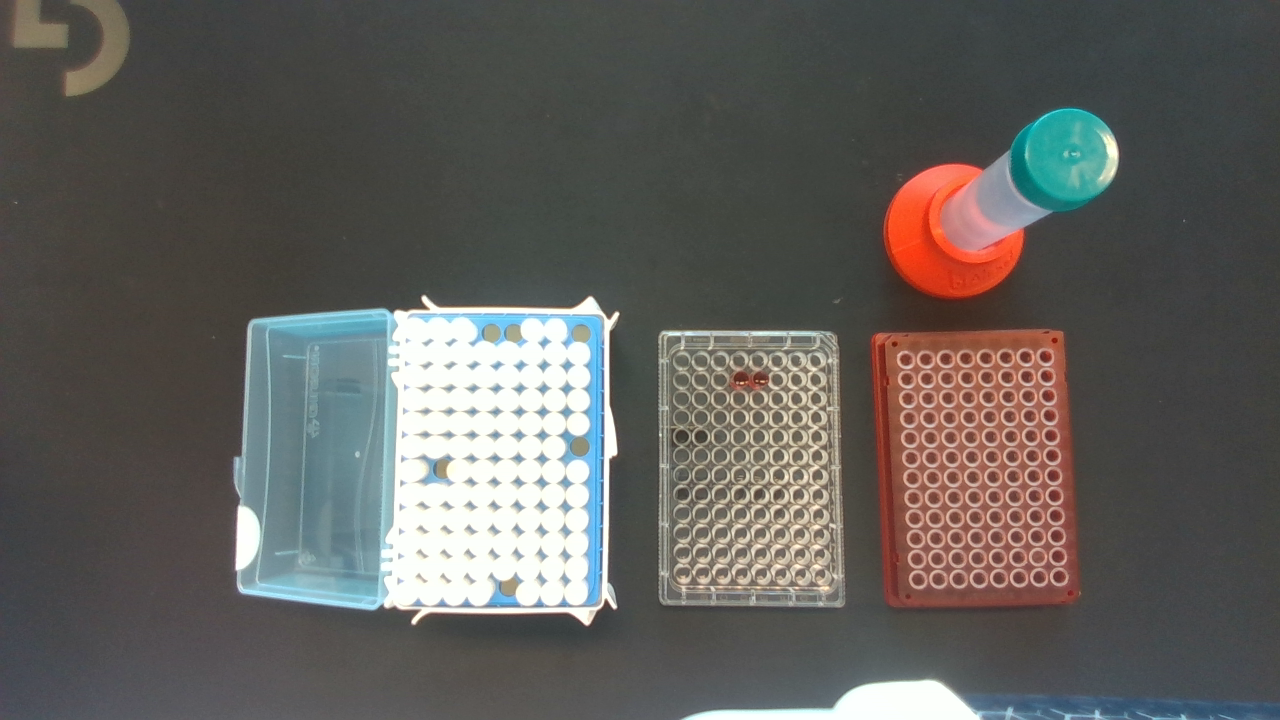
#> input picture MTP/Test5.png, 1280 x 720 px
$ python 5_Bildverschiebung.py
#> lines starting #> are read from the running program, lines starting #| are printed output that depends on the picture
import cv2 as cv
import numpy as np

img = cv.resize(cv.imread('MTP/Test5.png'),(500,500), interpolation= cv.INTER_AREA)
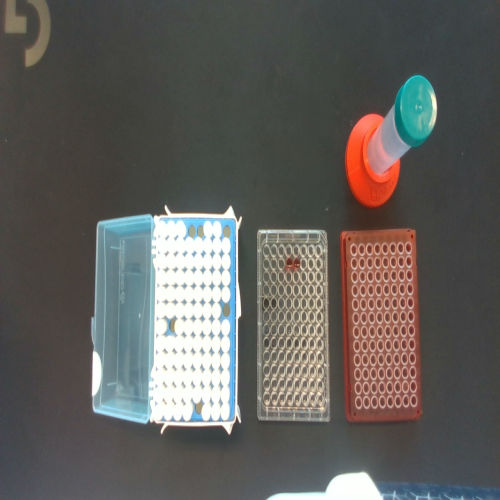
#> img: shape (500, 500, 3); mean B, G, R 92, 95.3, 97.2
cv.imshow('img',img)

#translation
def translate(img, x, y):
#> called with x = -100, y = 100
    transMat = np.float32(([1,0,x],[0,1,y]))
    dimensions = (img.shape[1],img.shape[0])
#> dimensions = (500, 500)
    return cv.warpAffine(img,transMat,dimensions)
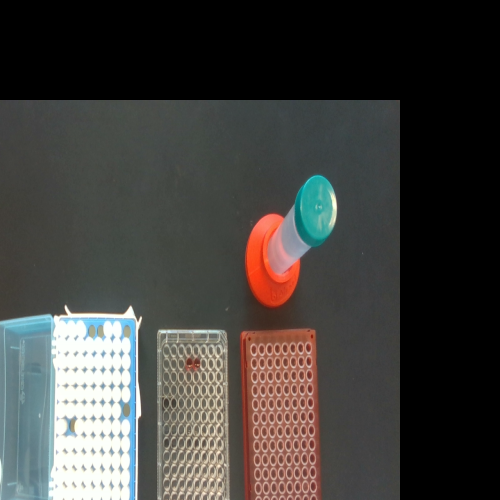
#> returned value: shape (500, 500, 3); mean of channels 0, 1, 2 61.5, 64.3, 65.8; drawn as B, G, R

# -x --> left
# -y --> up
# x --> right
# y --> down

translated = translate(img, -100, 100)
cv.imshow('translated',translated)

#rotation
def rotate(img, angle, rotPoint=None):
#> called with angle = 45
    (height,width)= img.shape[:2]
#> height = 500; width = 500

    if rotPoint is None:
        rotPoint = (width//2,height//2)
#> rotPoint = (250, 250)

    rotMat = cv.getRotationMatrix2D(rotPoint, angle, 1)
    dimensions = (width,height)
#> dimensions = (500, 500)

    return cv.warpAffine(img, rotMat, dimensions)
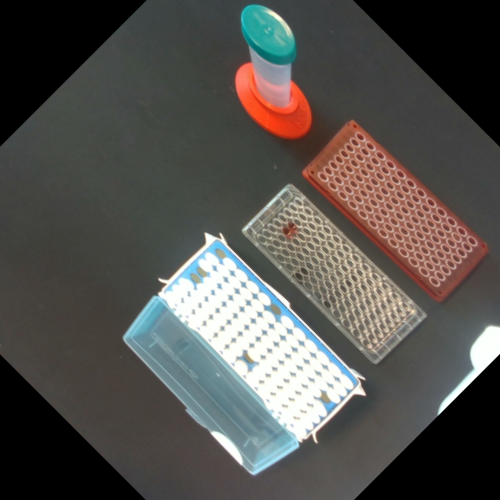
#> returned value: shape (500, 500, 3); mean of channels 0, 1, 2 78.8, 82.4, 84.6; drawn as B, G, R

rotated = rotate(img, 45)
cv.imshow('rotated',rotated)

#Fehler, eher rotate 90
rotated_rotated = rotate(rotated, 315)
#> call 2 of rotate, with angle = 315
#> in rotate (call 2), `return cv.warpAffine(img, rotMat, dimensions)`:
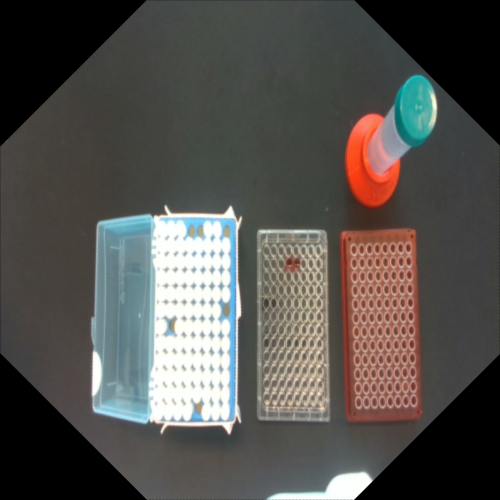
#> returned value: shape (500, 500, 3); mean of channels 0, 1, 2 78.8, 82.3, 84.6; drawn as B, G, R
cv.imshow('rotated_rotated',rotated_rotated)

#flip 0 oder 1
flip = cv.flip(img,-1)
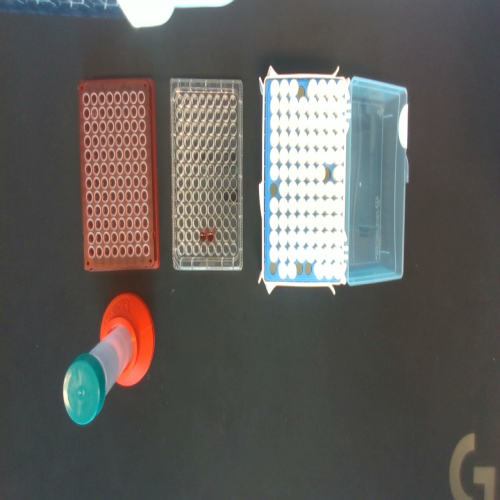
#> flip: shape (500, 500, 3); mean B, G, R 92, 95.3, 97.2
cv.imshow('flip', flip)


cv.waitKey(0)

$ run again, with MTP/Test2.png copied over MTP/Test5.png
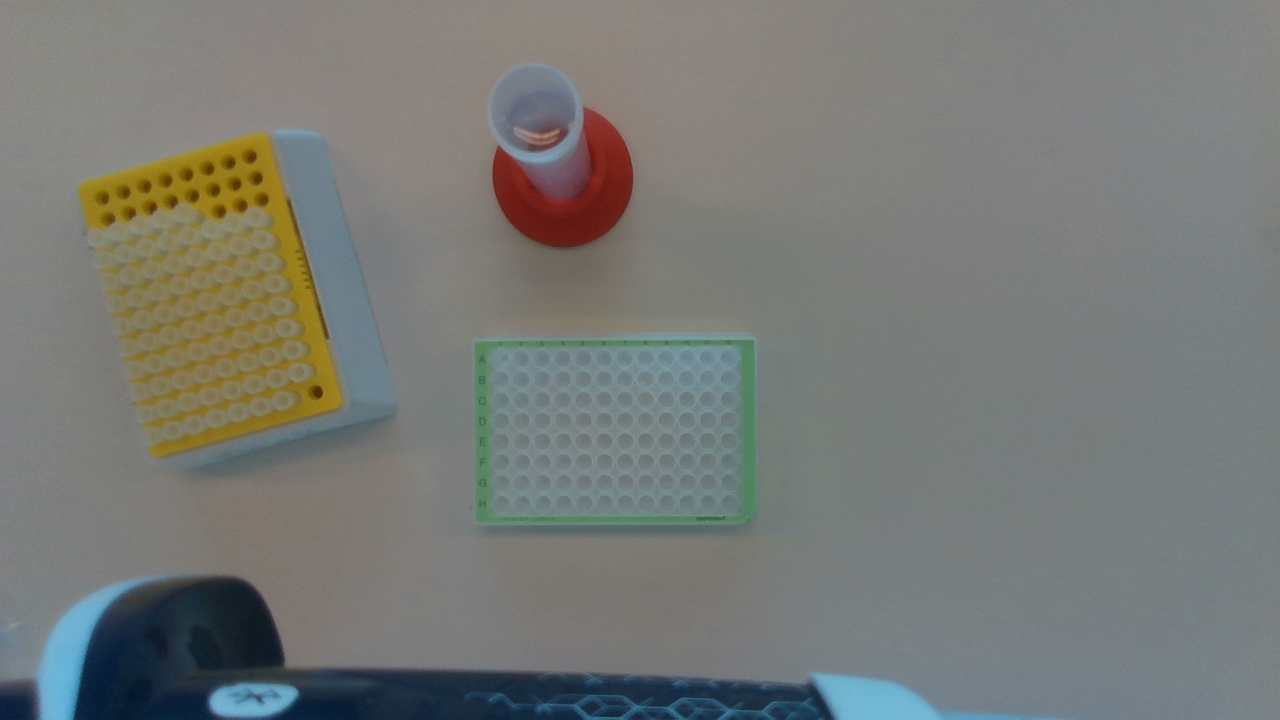
#> input picture MTP/Test2.png, 1280 x 720 px
#> in rotate (call 2), `return cv.warpAffine(img, rotMat, dimensions)`:
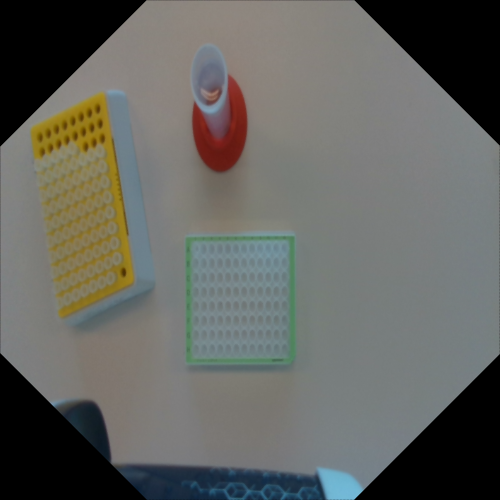
#> returned value: shape (500, 500, 3); mean of channels 0, 1, 2 96.5, 101, 100.1; drawn as B, G, R
#> `flip = cv.flip(img,-1)`:
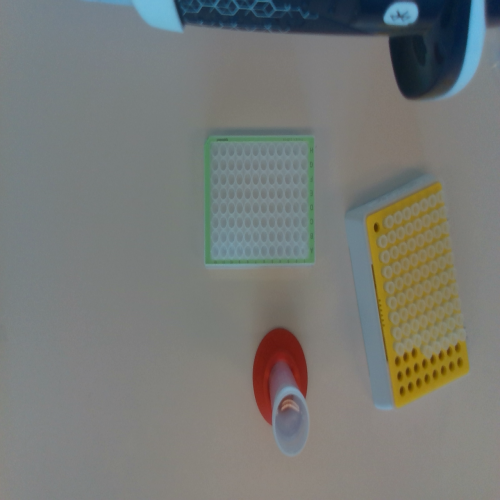
#> flip: shape (500, 500, 3); mean B, G, R 118.1, 121.8, 119.4

$ run again, with MTP/Test3.png copied over MTP/Test5.png
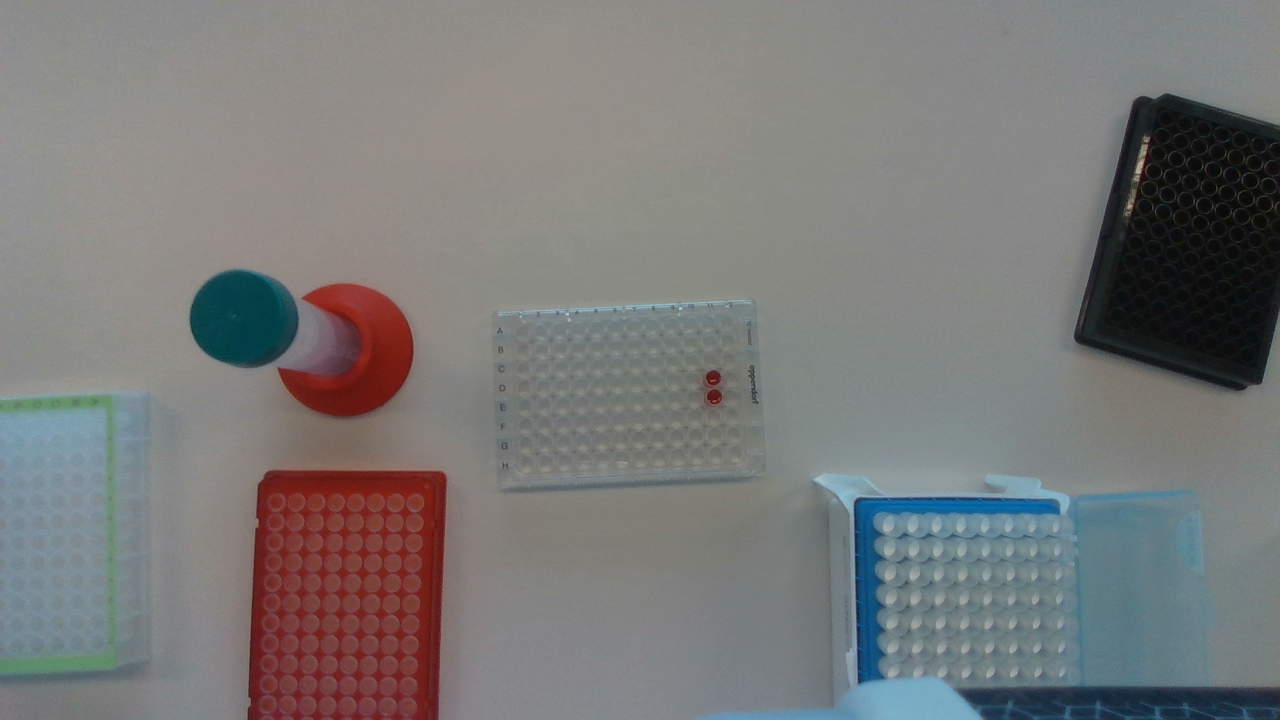
#> input picture MTP/Test3.png, 1280 x 720 px
#> in rotate (call 2), `return cv.warpAffine(img, rotMat, dimensions)`:
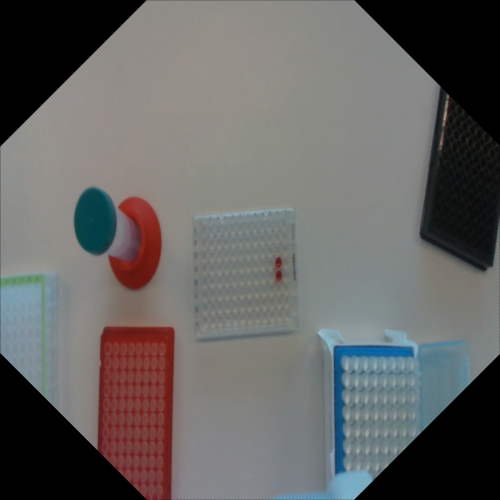
#> returned value: shape (500, 500, 3); mean of channels 0, 1, 2 99.6, 100.7, 102; drawn as B, G, R
#> `flip = cv.flip(img,-1)`:
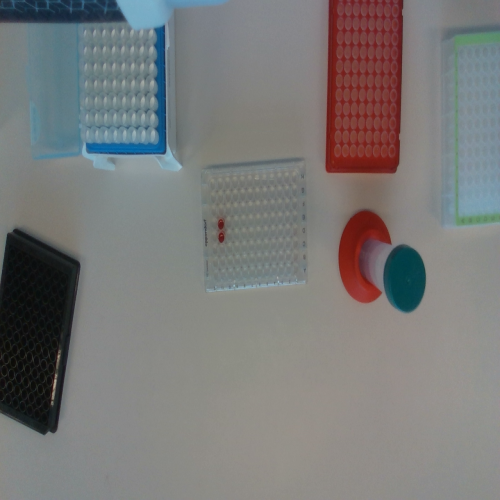
#> flip: shape (500, 500, 3); mean B, G, R 120.7, 121.4, 121.6

$ run again, with MTP/Test4.png copied over MTP/Test5.png
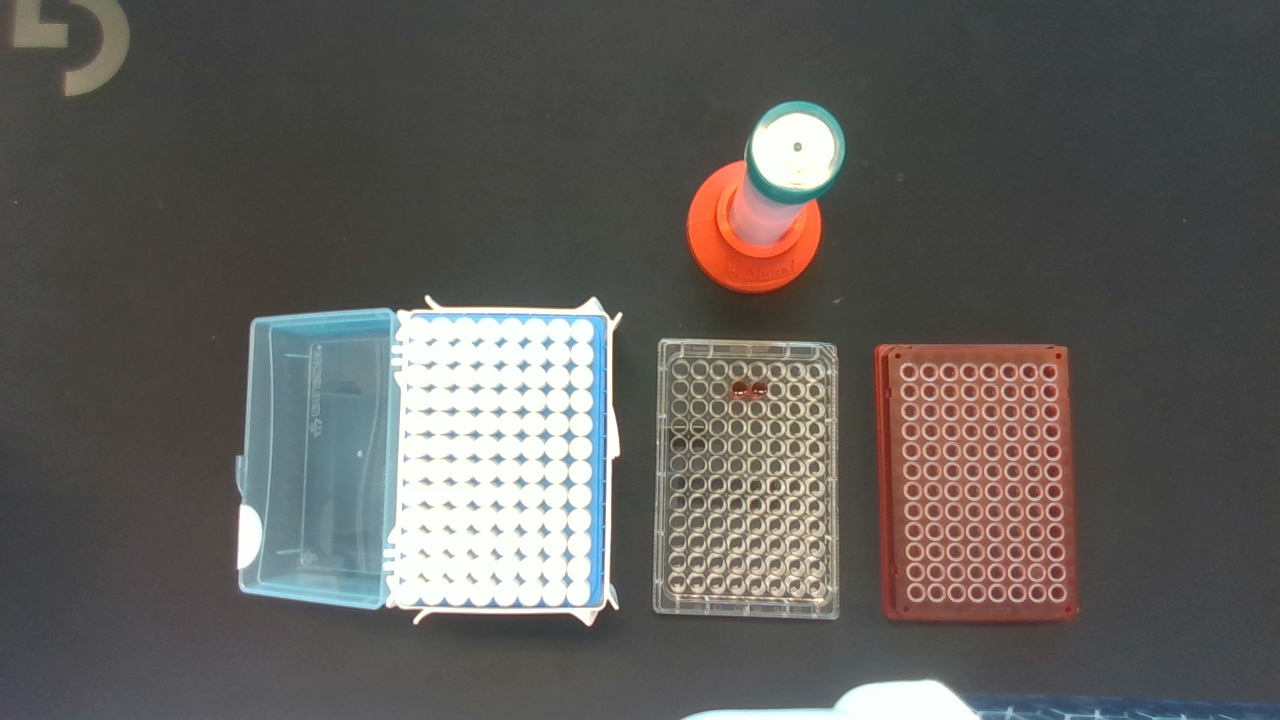
#> input picture MTP/Test4.png, 1280 x 720 px
#> in rotate (call 2), `return cv.warpAffine(img, rotMat, dimensions)`:
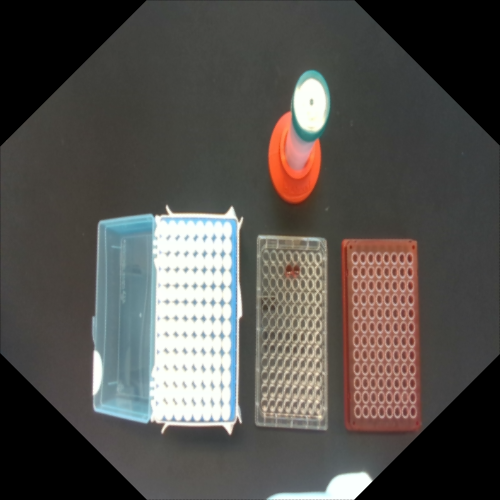
#> returned value: shape (500, 500, 3); mean of channels 0, 1, 2 78.3, 82.1, 85.1; drawn as B, G, R
#> `flip = cv.flip(img,-1)`:
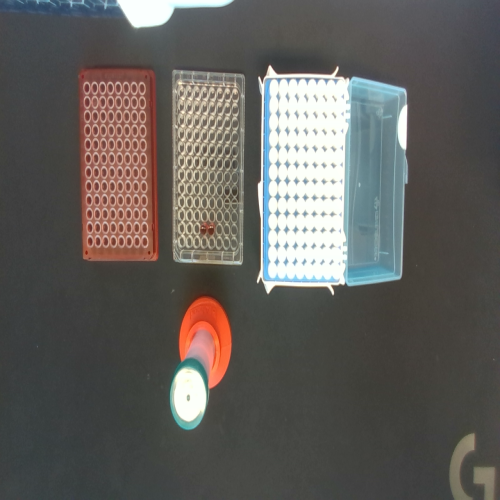
#> flip: shape (500, 500, 3); mean B, G, R 91.3, 94.9, 97.5
